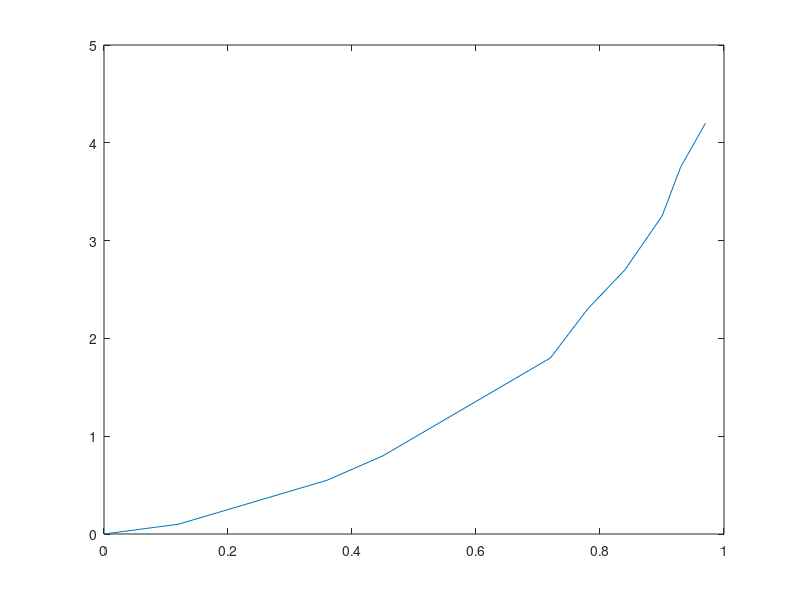

This chart was generated by the following MATLAB code:
clear all
clc
X = [0, 0.12, 0.36, 0.45, 0.72, 0.78, 0.84, 0.9, 0.93, 0.97];
Y = [0, 0.1, 0.55, 0.8, 1.8, 2.3, 2.7, 3.25, 3.75, 4.2];
plot(X,Y)
